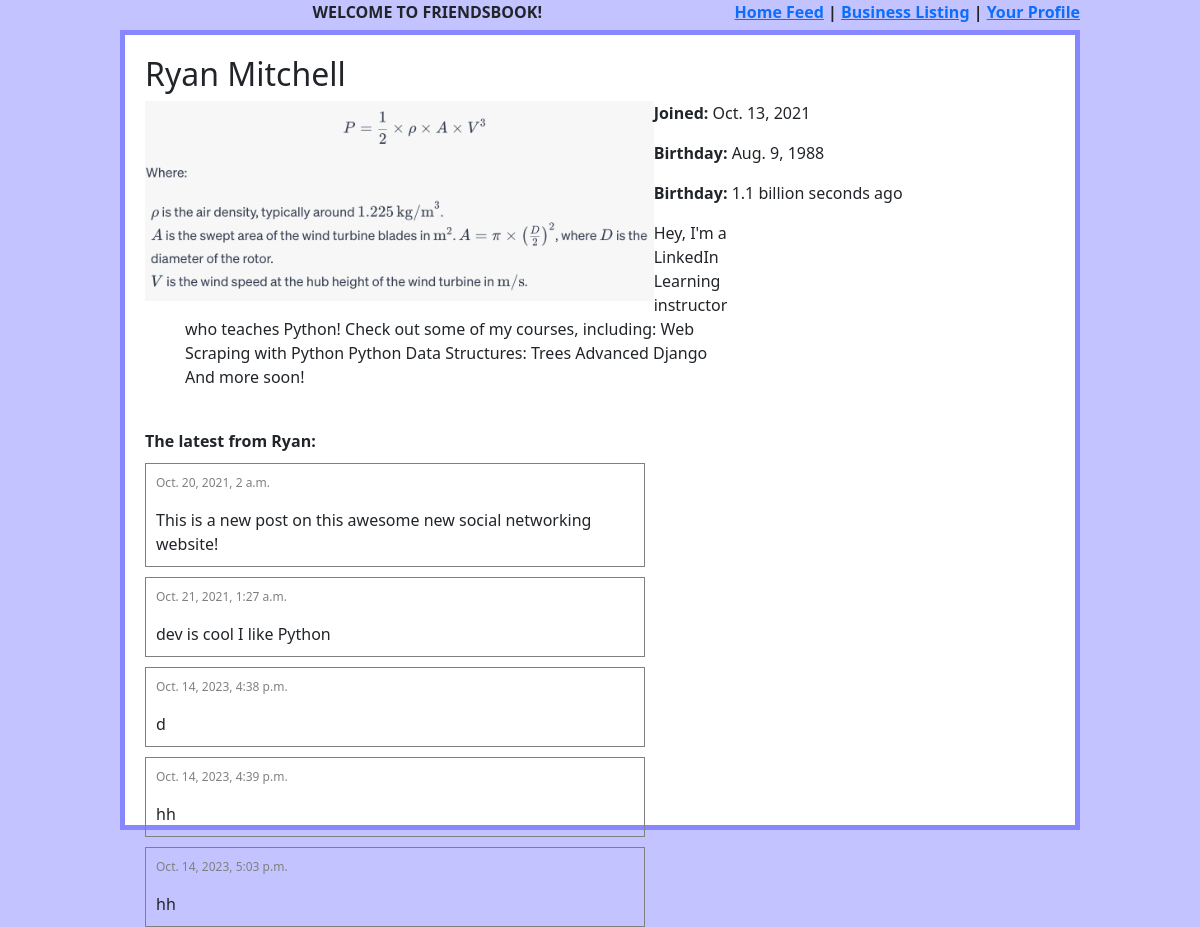
The page /profile/1 on the database as committed earlier.
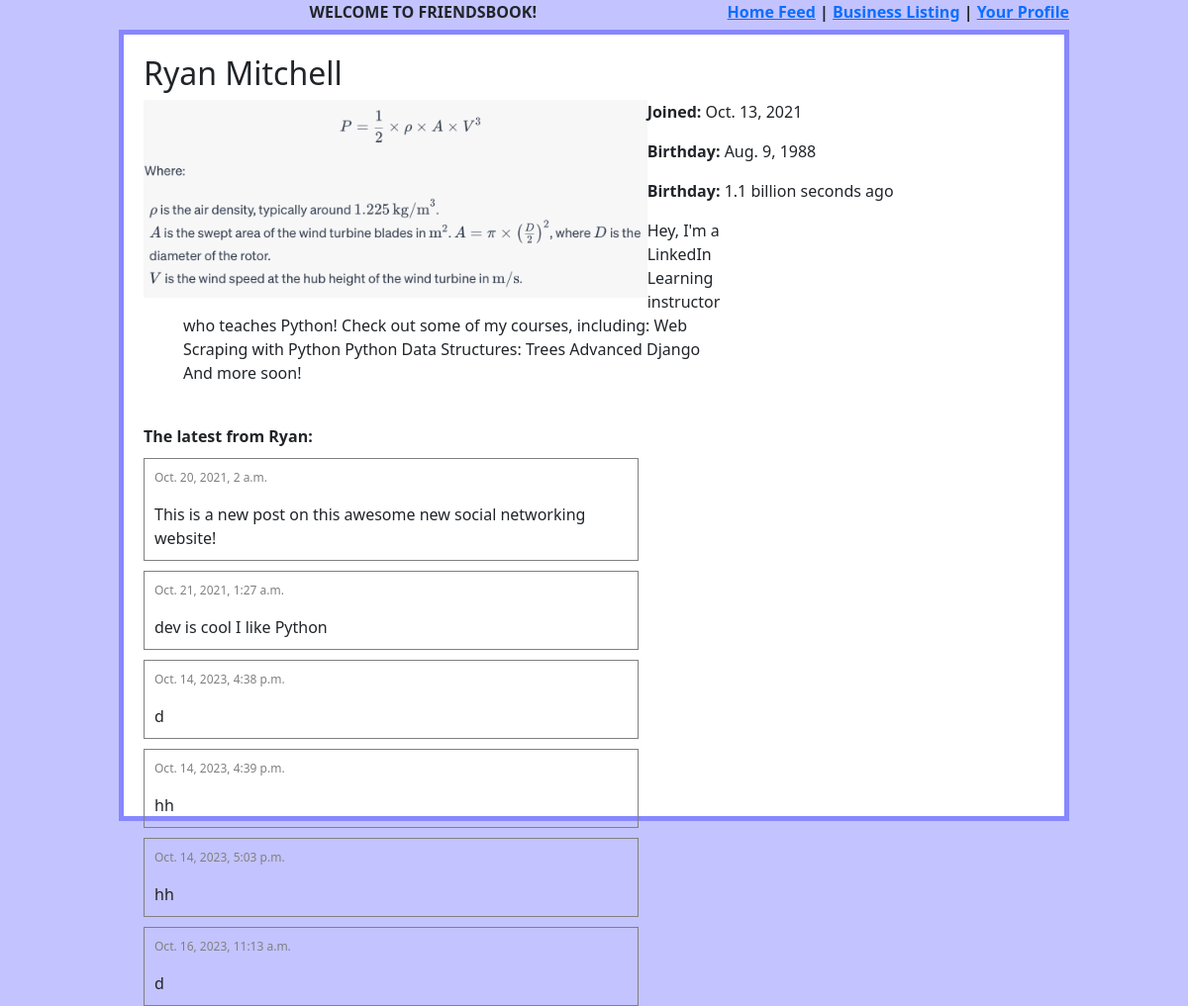
The same page on the database as committed later.
### profilepage/models.py (models this page shows)
class ProfilePage(models.Model):
    content_type = models.ForeignKey(ContentType, on_delete=CASCADE, null=True)
    object_id = models.PositiveIntegerField(null=True)
    subject = GenericForeignKey('content_type', 'object_id')

### useraccount/models.py (models this page shows, shortened)
class UserAccount(models.Model):
    user = models.ForeignKey(User, null=False, blank=False, on_delete=CASCADE)
    first_name = models.CharField(max_length=140)
    last_name = models.CharField(max_length=140)
    created_on = models.DateTimeField('date created', auto_now_add=True)
    birthday = models.DateField()
    location = models.CharField(max_length=200)
    favorite_color = RGBcolorField(null=True)
    about = models.TextField(null=True)
    profile_photo = models.ImageField(upload_to='profile_photos', null=True)
    def name(self):
        return '{} {}'.format(self.first_name, self.last_name)

### post/models.py (models this page shows, shortened)
class Post(models.Model):
    author = models.ForeignKey(User, null=True, blank=True, on_delete=CASCADE)
    content = models.CharField(max_length=140, validators=[validate_no_bad_words])
    created_on = models.DateTimeField('date created', auto_now_add=True)
    objects = models.Manager()
    feed_manager = FeedManager()

### profilepage/views.py (the view)
# urls.py: path('profile/<int:profilepage_id>', profile_detail, name='profile page'),
def profile_detail(request, profilepage_id):
    template = loader.get_template('profilepage.html')
    profile = ProfilePage.objects.get(id=profilepage_id)
    posts = []
    own_profile = False
    if profile.content_type.model == 'useraccount':
        Post = apps.get_model('post', 'Post')
        posts = Post.objects.filter(author=profile.subject.user)
        own_profile = request.user and (request.user.id == profile.subject.user.id)
    return HttpResponse(template.render({'profile': profile, 'posts': posts, 'own_profile': own_profile, 'seconds_since': get_seconds_since(profile.subject.birthday)}, request))

### profilepage/views.py (called while the page is built)
def get_seconds_since(date):
        return (datetime.date.today() - date).total_seconds()

### useraccount/models.py (called while the page is built)
def int_to_hex(value):
    hex_val = format(value, 'X')
    hex_val = '0'*(6-len(hex_val)) + hex_val
    return hex_val

    def from_db_value(self, value, expression, connection):
        if value is None:
            return None
        return int_to_hex(value)

### profilepage/templates/profilepage.html (shortened to what this page needs)
{% load bootstrap5 %}
{% load humanize %}
{% load l10n %}
{% bootstrap_css %}
{% include 'header.html' %}
<div class="wrapper">
    <div class="profile" id="profile-{{profile.id}}">
        <h2>{{profile.subject.name}}</h2>
        <img src="/{{profile.subject.profile_photo}}" style="float:left;height:200px;">
        <p><span class="label">Joined:</span> {{profile.subject.created_on|naturalday}}</p>
        <p><span class="label">Birthday:</span> {{profile.subject.birthday|naturalday}}</p>
        {% localize on%}
        <p><span class="label">Birthday:</span> {{ seconds_since | intword}} seconds ago</p>
        {% endlocalize %}
        <div class="profile-about">
            {{profile.subject.about}}
        </div>
    </div>
    <span class="label">The latest from {{profile.subject.first_name}}:</span>
    {% for post in posts %}
    <div class="post">
        <span id="post-{{post.id}}">
            <span class="date">{{post.created_on}}</span>
            </p>{{post.content}}
        </span>
    </div>
    {% endfor %}
</div>

### post/templates/header.html (shortened to what this page needs)
{% load bootstrap5 %}
{% bootstrap_css %}
{% load static %}
<link rel="stylesheet" type="text/css" href="{% static 'css/styles.css' %}">
<div class="header">
    WELCOME TO FRIENDSBOOK!
    <div class="links"><a href="/">Home Feed</a>&nbsp;|&nbsp;<a href="/businesses">Business Listing</a>&nbsp;|&nbsp;<a
            href="/profile/{{request.user.id}}">Your Profile</a></div>
</div>

### static/css/styles.css (style rules this page uses)
.label { font-weight: bold; }
.header { width: 80%; margin: auto; text-align: center; font-weight: bold; height: 30px; }
.links { float: right; }
.wrapper { border: 5px solid rgb(135, 135, 255); width: 80%; margin: auto; padding: 20px; background-color: white; height: 100%; }
.post { border: 1px solid gray; width: 500px; padding: 10px; margin-top: 10px; }
.date { color: gray; font-size: 12px; }
.profile { margin-bottom: 40px; }
.profile-about { margin-left: 40px; width: 60%; }

Rows that differ between the two databases and show on the page:
added Post: created_on "Oct. 16, 2023, 11:13 a.m.", content "d"
